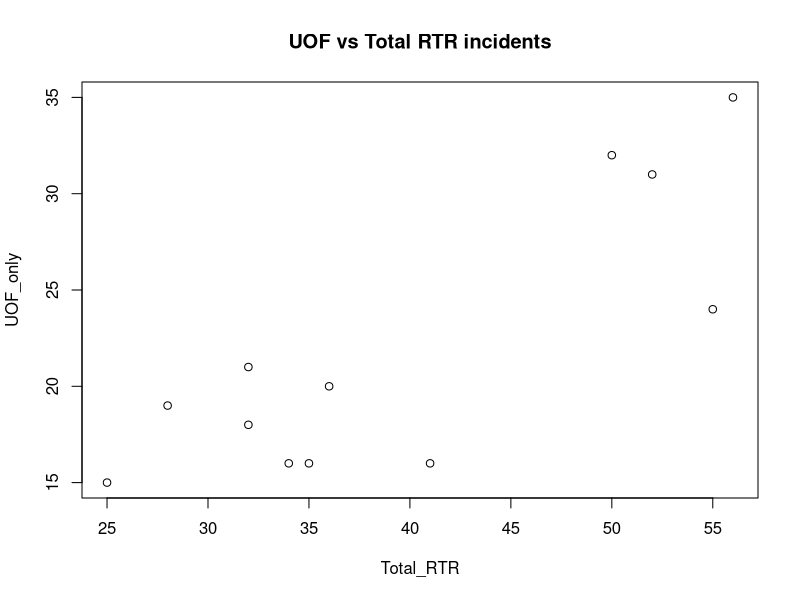
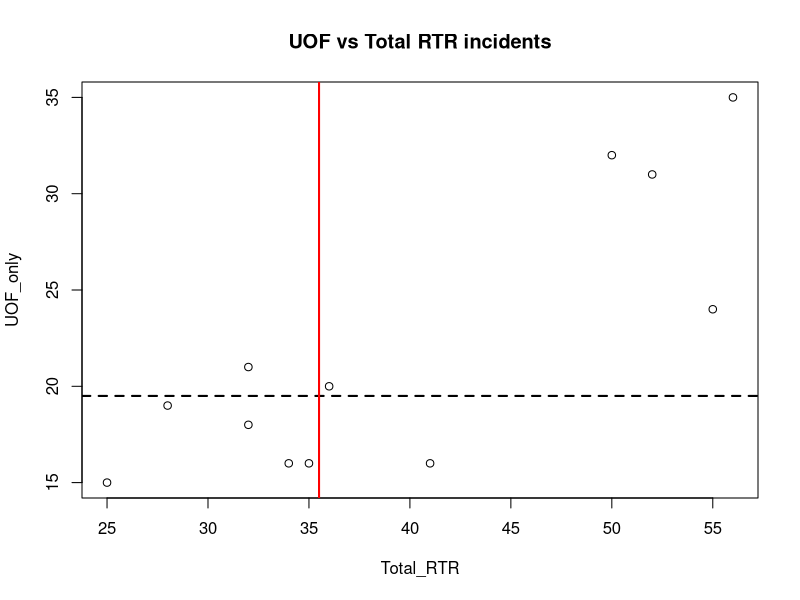
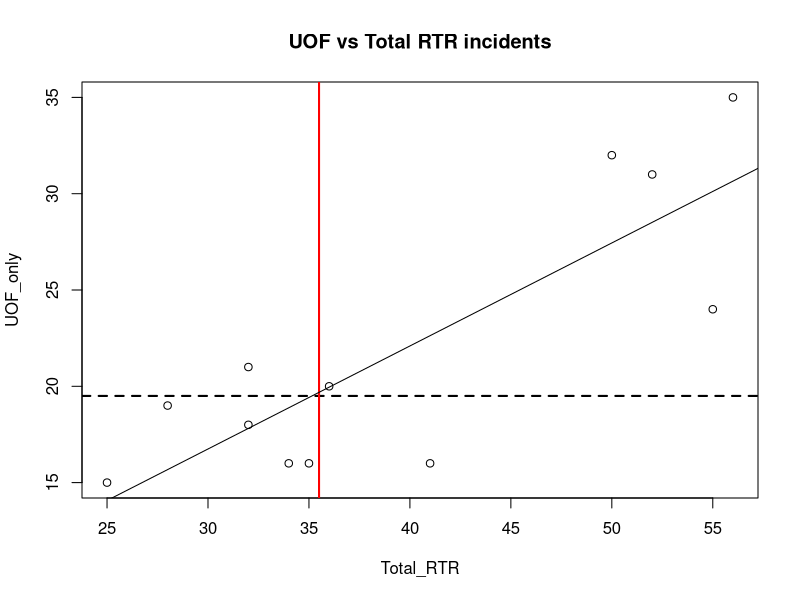
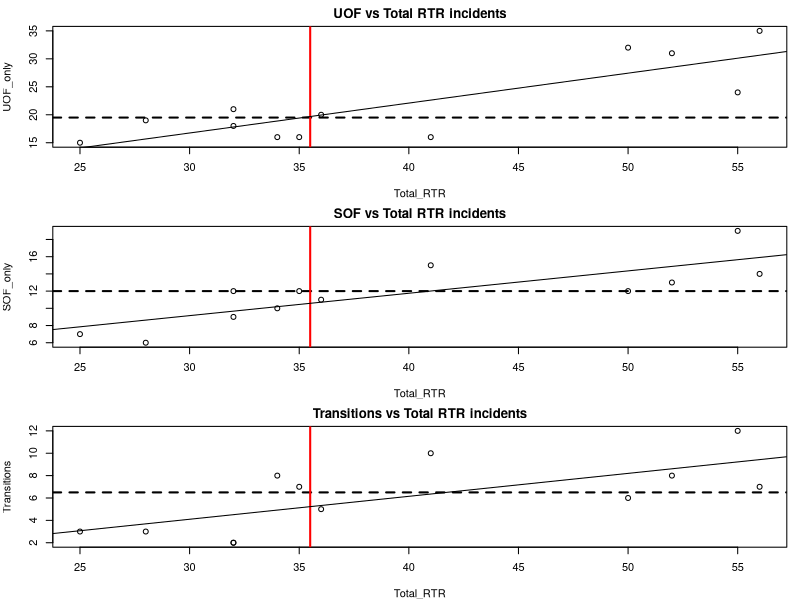
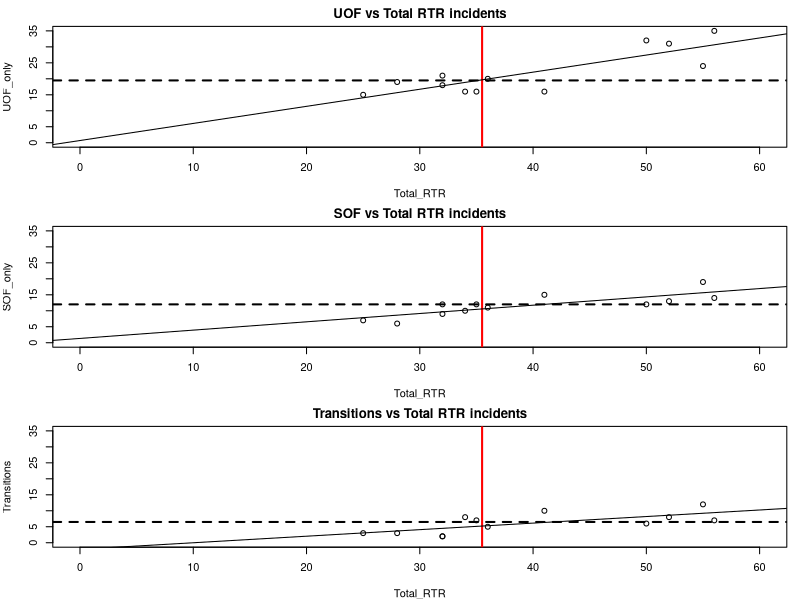

The R source for these figures, in order:
## ---- chunk 1
knitr::opts_chunk$set(echo = TRUE)
## ---- chunk 2
library(readr)
df <- read_csv("dfCrime.csv")
## ---- chunk 3
summary(df)
## ---- chunk 4
with(df, plot(Total_RTR, UOF_only))
title(main = "UOF vs Total RTR incidents")
## ---- chunk 5
with(df, plot(Total_RTR, UOF_only))
title(main = "UOF vs Total RTR incidents")
abline(h=median(df$UOF_only), lty=2, lwd=2)
abline(v=median(df$Total_RTR), lwd=2, col="red") 
## ---- chunk 6
with(df, plot(Total_RTR, UOF_only))
title(main = "UOF vs Total RTR incidents")
abline(h=median(df$UOF_only), lty=2, lwd=2)
abline(v=median(df$Total_RTR), lwd=2, col="red")

fit <- lm(df$UOF_only~df$Total_RTR)
abline(fit)
## ---- chunk 7
summary(fit)
## ---- chunk 8
par(mfrow=c(3,1),mar=c(4,4,2,1)) 
## ---- chunk 9
par(mfrow=c(3,1),mar=c(4,4,2,1)) 

with(df, plot(Total_RTR, UOF_only))
title(main = "UOF vs Total RTR incidents")
abline(h=median(df$UOF_only), lty=2, lwd=2) 
abline(v=median(df$Total_RTR), lwd=2, col="red") 
abline(lm(df$UOF_only~df$Total_RTR))

with(df, plot(Total_RTR, SOF_only))
title(main = "SOF vs Total RTR incidents")
abline(h=median(df$SOF_only), lty=2, lwd=2) 
abline(v=median(df$Total_RTR), lwd=2, col="red") 
abline(lm(df$SOF_only~df$Total_RTR))

with(df, plot(Total_RTR, Transitions)) 
title(main = "Transitions vs Total RTR incidents")
abline(h=median(df$Transitions), lty=2, lwd=2) 
abline(v=median(df$Total_RTR), lwd=2, col="red") 
abline(lm(df$Transitions~df$Total_RTR))
## ---- chunk 10
par(mfrow=c(3,1),mar=c(4,4,2,1))

# Let's add the plot we already did
with(df, plot(Total_RTR, UOF_only,
              xlim=c(0, 60), ylim=c(0, 35)))
title(main = "UOF vs Total RTR incidents")
abline(h=median(df$UOF_only), lty=2, lwd=2) 
abline(v=median(df$Total_RTR), lwd=2, col="red") 
abline(lm(df$UOF_only~df$Total_RTR))

# now SOF 
with(df, plot(Total_RTR, SOF_only,
              xlim=c(0, 60), ylim=c(0, 35)))
title(main = "SOF vs Total RTR incidents")
abline(h=median(df$SOF_only), lty=2, lwd=2) 
abline(v=median(df$Total_RTR), lwd=2, col="red") 
abline(lm(df$SOF_only~df$Total_RTR))

# finally, transitions
with(df, plot(Total_RTR, Transitions,
              xlim=c(0, 60), ylim=c(0, 35))) 
title(main = "Transitions vs Total RTR incidents")
abline(h=median(df$Transitions), lty=2, lwd=2) 
abline(v=median(df$Total_RTR), lwd=2, col="red") 
abline(lm(df$Transitions~df$Total_RTR))
